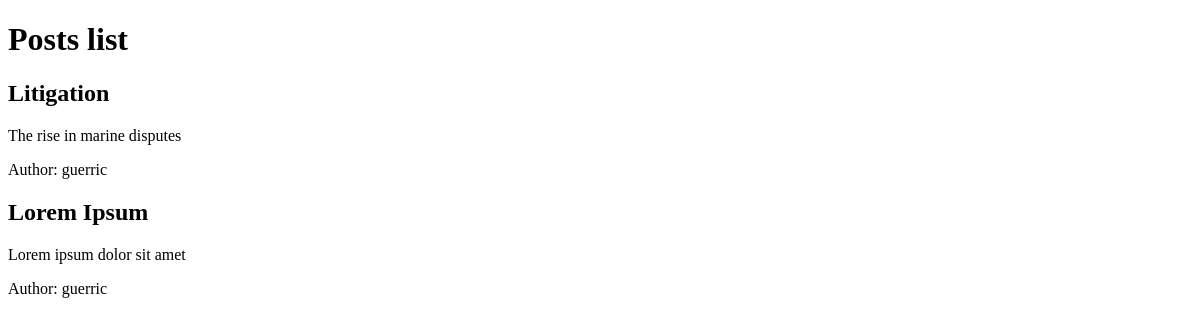
The app's page /, older data.
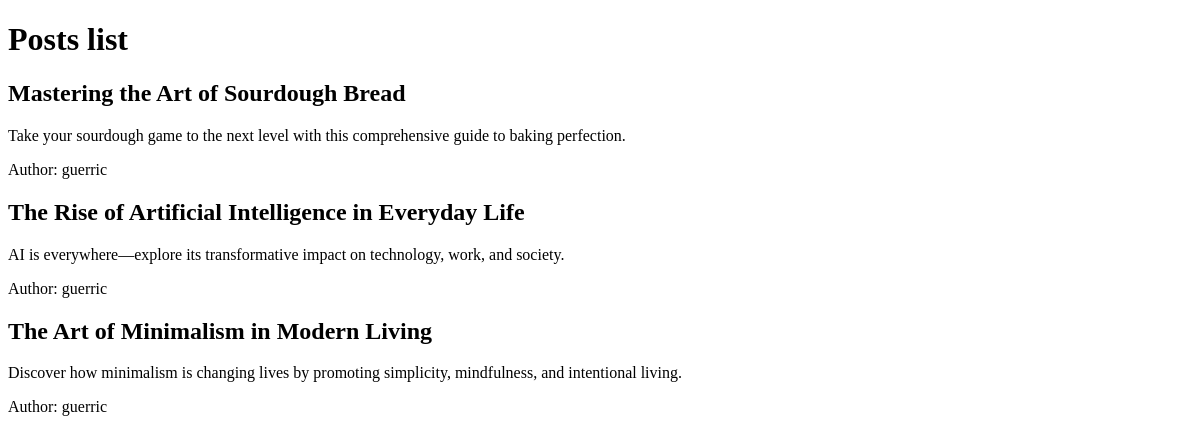
The same page, newer data.
### blog/models.py (models this page shows, shortened)
class Post(models.Model):
    title = models.CharField(max_length=200, unique=True)
    slug = models.SlugField(max_length=200, unique=True)
    author = models.ForeignKey(
        User, on_delete=models.CASCADE, related_name="blog_posts"
    )
    content = models.TextField()
    created_on = models.DateTimeField(auto_now_add=True)
    status = models.IntegerField(choices=STATUS, default=0)
    excerpt = models.TextField(blank=True)
    updated_on = models.DateTimeField(auto_now=True)
    class Meta:
        ordering = ["-created_on"]

### blog/views.py (the view)
# urls.py: path('', views.PostList.as_view(), name='home'),
class PostList(generic.ListView):
    queryset = Post.objects.filter(status=1)
    template_name = "post_list.html"

### blog/templates/blog/post_list.html (shortened to what this page needs)
<!DOCTYPE html>
<html lang="en">
<head>
</head>
<body>
    <h1>Posts list</h1>
    {% for post in object_list %}
    <h2>{{post.title}}</h2>
    <p>{{post.excerpt}}</p>
    <p>Author: {{post.author}}</p>
    {% endfor %}
</body>
</html>

Row changes from the older to the newer data that the page shows:
removed Post: title "Litigation", excerpt "The rise in marine disputes", author "guerric"
removed Post: title "Lorem Ipsum", excerpt "Lorem ipsum dolor sit amet", author "guerric"
added Post: title "Mastering the Art of Sourdough Bread", excerpt "Take your sourdough game to the next level with this comprehensive guide to baking perfection.", author "guerric"
added Post: title "The Rise of Artificial Intelligence in Everyday Life", excerpt "AI is everywhere—explore its transformative impact on technology, work, and society.", author "guerric"
added Post: title "The Art of Minimalism in Modern Living", excerpt "Discover how minimalism is changing lives by promoting simplicity, mindfulness, and intentional living.", author "guerric"
